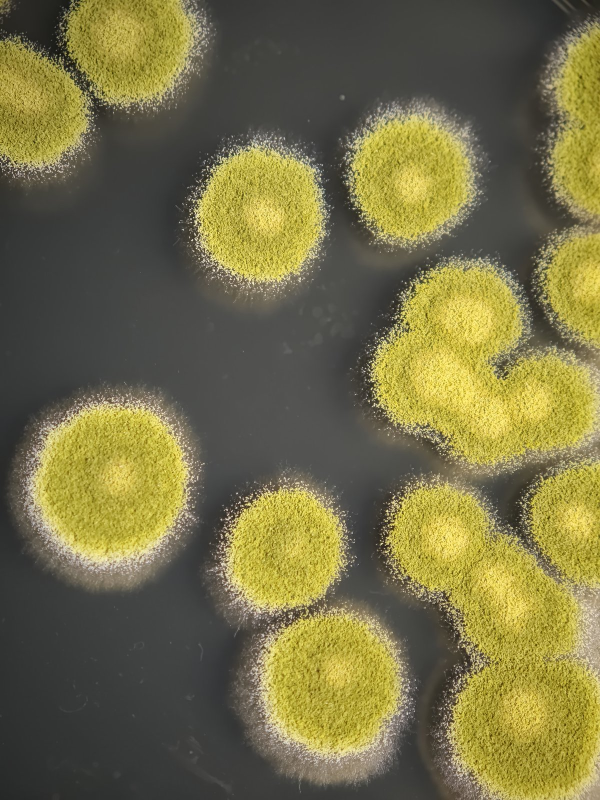
#> input picture test1/IMG_20251226_152105.jpg, 1200 x 1600 px (shown at 1/2 size)
$ python crop_plate_batch.py test1 out.png
#> lines starting #> are read from the running program, lines starting #| are printed output that depends on the picture; after the words box and inside, x2 and y2 are one past the last pixel; in counts of white or black regions, pixels touching at a corner belong together
#!/usr/bin/env python3
"""Batch-crop Petri dishes while preserving source pixels."""

from __future__ import annotations

import argparse
import csv
import random
from dataclasses import dataclass
from pathlib import Path

import cv2
import numpy as np
from PIL import Image, ImageFile


IMAGE_SUFFIXES = {".jpg", ".jpeg", ".png", ".bmp", ".tif", ".tiff"}


@dataclass(frozen=True)
class CircleCandidate:
    cx: float
    cy: float
    radius: float
    confidence: float
    method: str


@dataclass(frozen=True)
class CropDetection:
    cx: float
    cy: float
    radius: float
    x1: int
    y1: int
    x2: int
    y2: int
    confidence: float
    method: str
    needs_review: bool
    review_reasons: tuple[str, ...]


def _resize_for_detection(image: np.ndarray) -> tuple[np.ndarray, float]:
    height, width = image.shape[:2]
    scale = min(1.0, 800 / float(max(height, width)))
    if scale == 1.0:
        return image, scale
    resized = cv2.resize(
        image,
        (round(width * scale), round(height * scale)),
        interpolation=cv2.INTER_AREA,
    )
    return resized, scale


def _foreground_candidate(image: np.ndarray) -> CircleCandidate | None:
    height, width = image.shape[:2]
    patch = max(12, round(min(height, width) * 0.06))
    corners = np.concatenate(
        [
            image[:patch, :patch].reshape(-1, 3),
            image[:patch, -patch:].reshape(-1, 3),
            image[-patch:, :patch].reshape(-1, 3),
            image[-patch:, -patch:].reshape(-1, 3),
        ]
    ).astype(np.float32)
    background = np.median(corners, axis=0)
    difference = np.linalg.norm(image.astype(np.float32) - background, axis=2)
    difference = np.clip(difference, 0, 255).astype(np.uint8)
    blurred = cv2.GaussianBlur(difference, (9, 9), 0)
    _, mask = cv2.threshold(
        blurred, 0, 255, cv2.THRESH_BINARY + cv2.THRESH_OTSU
    )
    kernel_size = max(9, round(min(height, width) * 0.025))
    if kernel_size % 2 == 0:
        kernel_size += 1
    kernel = cv2.getStructuringElement(
        cv2.MORPH_ELLIPSE, (kernel_size, kernel_size)
    )
    mask = cv2.morphologyEx(mask, cv2.MORPH_CLOSE, kernel, iterations=2)
    mask = cv2.morphologyEx(mask, cv2.MORPH_OPEN, kernel, iterations=1)
    contours, _ = cv2.findContours(mask, cv2.RETR_EXTERNAL, cv2.CHAIN_APPROX_SIMPLE)

    image_area = float(height * width)
    candidates = []
    for contour in contours:
        area = float(cv2.contourArea(contour))
        if area < image_area * 0.12:
            continue
        (cx, cy), radius = cv2.minEnclosingCircle(contour)
        if not 0.22 <= radius / min(height, width) <= 0.62:
            continue
        perimeter = float(cv2.arcLength(contour, True))
        circularity = 0.0 if perimeter == 0 else 4.0 * np.pi * area / perimeter**2
        fill_ratio = area / max(np.pi * radius**2, 1.0)
        center_distance = np.hypot(cx - width / 2, cy - height / 2)
        center_score = max(0.0, 1.0 - center_distance / (0.7 * min(height, width)))
        confidence = float(
            np.clip(
                0.45 * min(1.0, fill_ratio / 0.72)
                + 0.30 * min(1.0, circularity / 0.72)
                + 0.25 * center_score,
                0.0,
                1.0,
            )
        )
        candidates.append(CircleCandidate(cx, cy, radius, confidence, "foreground"))
    return max(candidates, key=lambda item: item.confidence, default=None)


def _hough_candidate(image: np.ndarray) -> CircleCandidate | None:
    height, width = image.shape[:2]
    gray = cv2.medianBlur(cv2.cvtColor(image, cv2.COLOR_BGR2GRAY), 9)
    min_dimension = min(height, width)
    circles = cv2.HoughCircles(
        gray,
        cv2.HOUGH_GRADIENT,
        dp=1.2,
        minDist=min_dimension * 0.45,
        param1=120,
        param2=55,
        minRadius=round(min_dimension * 0.24),
        maxRadius=round(min_dimension * 0.58),
    )
    if circles is None:
        return None

    edges = cv2.Canny(gray, 60, 140)
    candidates = []
    for cx, cy, radius in circles[0]:
        angles = np.linspace(0, 2 * np.pi, 360, endpoint=False)
        xs = np.rint(cx + radius * np.cos(angles)).astype(int)
        ys = np.rint(cy + radius * np.sin(angles)).astype(int)
        valid = (xs >= 0) & (xs < width) & (ys >= 0) & (ys < height)
        if valid.mean() < 0.90:
            continue
        support = []
        for delta in (-3, 0, 3):
            sample_x = np.clip(xs[valid], 0, width - 1)
            sample_y = np.clip(ys[valid] + delta, 0, height - 1)
            support.append(edges[sample_y, sample_x] > 0)
        edge_support = np.logical_or.reduce(support).mean()
        center_distance = np.hypot(cx - width / 2, cy - height / 2)
        center_score = max(0.0, 1.0 - center_distance / (0.7 * min_dimension))
        confidence = float(
            np.clip(0.65 * edge_support / 0.18 + 0.35 * center_score, 0, 1)
        )
        candidates.append(CircleCandidate(cx, cy, radius, confidence, "hough"))
    return max(candidates, key=lambda item: item.confidence, default=None)


def detect_plate_circle(image: np.ndarray) -> CircleCandidate:
    if image is None or image.ndim != 3 or image.shape[2] != 3:
        raise ValueError("Expected a non-empty BGR color image")
    resized, scale = _resize_for_detection(image)
    foreground = _foreground_candidate(resized)
    hough = None if foreground and foreground.confidence >= 0.90 else _hough_candidate(resized)

    if foreground and hough:
        center_gap = np.hypot(foreground.cx - hough.cx, foreground.cy - hough.cy)
        radius_gap = abs(foreground.radius - hough.radius)
        agree = (
            center_gap <= 0.08 * min(resized.shape[:2])
            and radius_gap <= 0.10 * max(foreground.radius, hough.radius)
        )
        if agree:
            total = max(foreground.confidence + hough.confidence, 1e-6)
            selected = CircleCandidate(
                (foreground.cx * foreground.confidence + hough.cx * hough.confidence)
                / total,
                (foreground.cy * foreground.confidence + hough.cy * hough.confidence)
                / total,
                max(foreground.radius, hough.radius),
                min(1.0, 0.15 + 0.5 * (foreground.confidence + hough.confidence)),
                "foreground+hough",
            )
        else:
            best = max((foreground, hough), key=lambda item: item.confidence)
            selected = CircleCandidate(
                best.cx, best.cy, best.radius, best.confidence * 0.82, best.method
            )
    else:
        selected = foreground or hough
    if selected is None:
        raise ValueError("No plausible Petri dish circle detected")
    return CircleCandidate(
        selected.cx / scale,
        selected.cy / scale,
        selected.radius / scale,
        selected.confidence,
        selected.method,
    )


def crop_plate(
    image: np.ndarray,
    padding_ratio: float = 0.015,
    review_threshold: float = 0.65,
) -> tuple[np.ndarray, CropDetection]:
    if not 0.0 <= padding_ratio <= 0.20:
        raise ValueError("padding must be between 0 and 0.20")
    height, width = image.shape[:2]
    candidate = detect_plate_circle(image)
    radius = candidate.radius * (1.0 + padding_ratio)
    x1 = max(0, int(np.floor(candidate.cx - radius)))
    y1 = max(0, int(np.floor(candidate.cy - radius)))
    x2 = min(width, int(np.ceil(candidate.cx + radius)))
    y2 = min(height, int(np.ceil(candidate.cy + radius)))
    if x2 <= x1 or y2 <= y1:
        raise ValueError("Detected crop is empty")

    reasons = []
    if candidate.confidence < review_threshold:
        reasons.append("low_confidence")
    if x1 == 0 or y1 == 0 or x2 == width or y2 == height:
        reasons.append("plate_near_image_edge")
    if (x2 - x1) * (y2 - y1) / float(width * height) > 0.95:
        reasons.append("little_background_removed")
    detection = CropDetection(
        candidate.cx,
        candidate.cy,
        candidate.radius,
        x1,
        y1,
        x2,
        y2,
        candidate.confidence,
        candidate.method,
        bool(reasons),
        tuple(reasons),
    )
    return image[y1:y2, x1:x2].copy(), detection


def draw_crop_preview(image: np.ndarray, detection: CropDetection) -> np.ndarray:
    preview = image.copy()
    color = (0, 165, 255) if detection.needs_review else (40, 190, 40)
    thickness = max(3, round(min(image.shape[:2]) / 500))
    cv2.circle(
        preview,
        (round(detection.cx), round(detection.cy)),
        round(detection.radius),
        color,
        thickness,
    )
    cv2.rectangle(
        preview,
        (detection.x1, detection.y1),
        (detection.x2 - 1, detection.y2 - 1),
        color,
        thickness,
    )
    return preview


def read_image(path: Path) -> tuple[np.ndarray, str]:
    data = np.fromfile(path, dtype=np.uint8)
    image = cv2.imdecode(data, cv2.IMREAD_COLOR | cv2.IMREAD_IGNORE_ORIENTATION)
    if image is not None:
        return image, "opencv"
    ImageFile.LOAD_TRUNCATED_IMAGES = True
    try:
        with Image.open(path) as pil_image:
            rgb = np.asarray(pil_image.convert("RGB"))
    finally:
        ImageFile.LOAD_TRUNCATED_IMAGES = False
    return cv2.cvtColor(rgb, cv2.COLOR_RGB2BGR), "pillow_truncated_fallback"


def write_image(path: Path, image: np.ndarray, extension: str) -> None:
    success, encoded = cv2.imencode(extension, image)
    if not success:
        raise ValueError(f"OpenCV could not encode {extension}")
    path.parent.mkdir(parents=True, exist_ok=True)
    encoded.tofile(path)


def parse_args() -> argparse.Namespace:
    parser = argparse.ArgumentParser(description=__doc__)
    parser.add_argument("input_root", type=Path)
    parser.add_argument("output_root", type=Path)
    parser.add_argument("--padding", type=float, default=0.015)
    parser.add_argument("--review-threshold", type=float, default=0.65)
    parser.add_argument("--limit", type=int)
    parser.add_argument("--sample-size", type=int)
    parser.add_argument("--seed", type=int, default=42)
    parser.add_argument("--dry-run", action="store_true")
    parser.add_argument("--no-review-previews", action="store_true")
    parser.add_argument("--output-format", choices=("png", "jpg"), default="png")
    return parser.parse_args()


def main() -> None:
    args = parse_args()
    input_root = args.input_root.resolve()
    output_root = args.output_root.resolve()
    if input_root == output_root or input_root in output_root.parents:
        raise ValueError("Output root must be outside the input root")
    images = sorted(
        (
            path
            for path in input_root.rglob("*")
            if path.is_file() and path.suffix.lower() in IMAGE_SUFFIXES
        ),
        key=lambda path: str(path.relative_to(input_root)).lower(),
    )
    if args.limit is not None:
        images = images[: args.limit]
    if args.sample_size is not None:
        if args.sample_size <= 0:
            raise ValueError("sample-size must be positive")
        images = random.Random(args.seed).sample(
            images, min(args.sample_size, len(images))
        )
        images.sort(key=lambda path: str(path.relative_to(input_root)).lower())
    if not images:
        raise ValueError("No supported images found")

    output_root.mkdir(parents=True, exist_ok=True)
    preview_root = output_root / "_crop_review"
    records = []
    for index, source in enumerate(images, start=1):
        relative = source.relative_to(input_root)
        record = {"source": str(relative), "status": "failed"}
        try:
            image, decoder = read_image(source)
#> in read_image, image is the input picture: shape (1600, 1200, 3); mean B, G, R 71.4, 113.4, 119.5
#> decoder = 'opencv'
            cropped, detection = crop_plate(
                image,
                padding_ratio=args.padding,
                review_threshold=args.review_threshold,
            )
#> in _resize_for_detection, `resized = cv2.resize( image, (round(width * scale), round(height * sca..`:
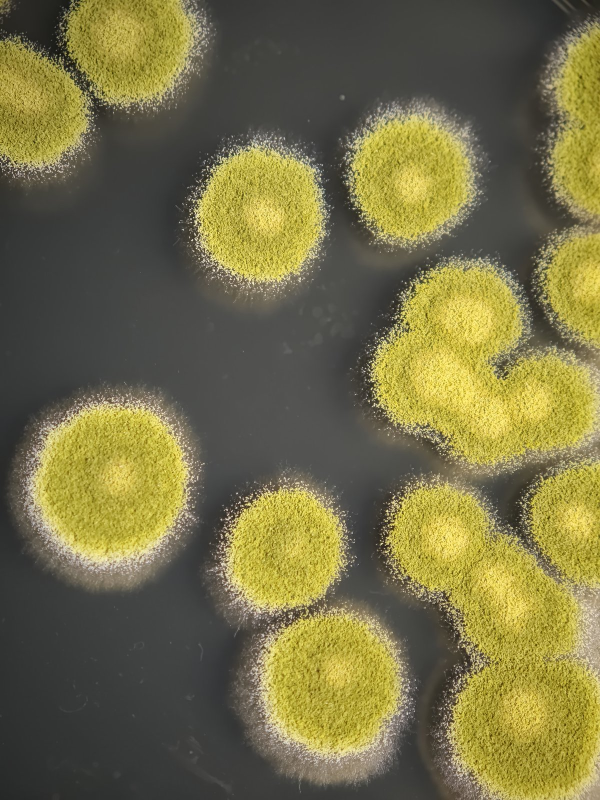
#> resized: shape (800, 600, 3); mean B, G, R 71.5, 113.5, 119.6
#> in detect_plate_circle, `resized, scale = _resize_for_detection(image)`: scale = 0.5
#> in _foreground_candidate, `background = np.median(corners, axis=0)`: background = [44, 47, 47]
#> in _foreground_candidate, `difference = np.linalg.norm(image.astype(np.float32) - background, axi..`:
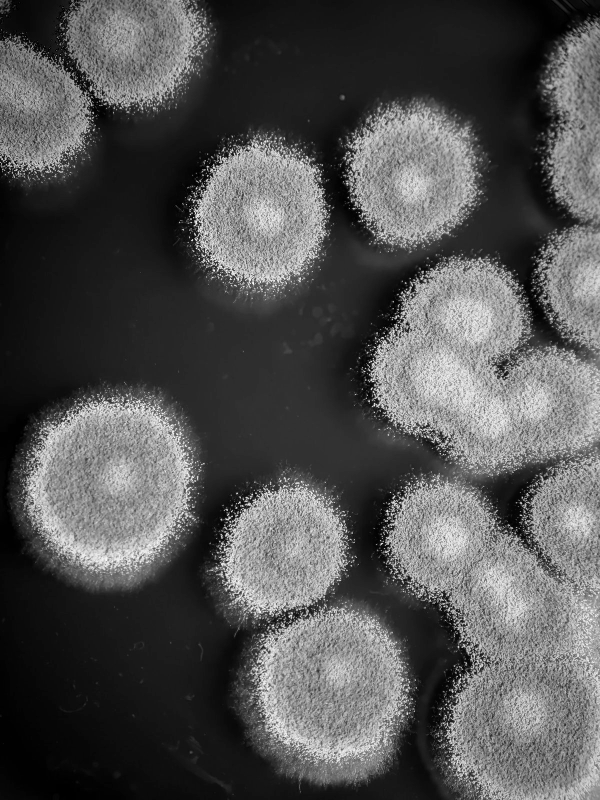
#> difference: shape (800, 600) float32; min 1, max 320, mean 105.1; drawn with min black and max white
#> in _foreground_candidate, `difference = np.clip(difference, 0, 255).astype(np.uint8)`:
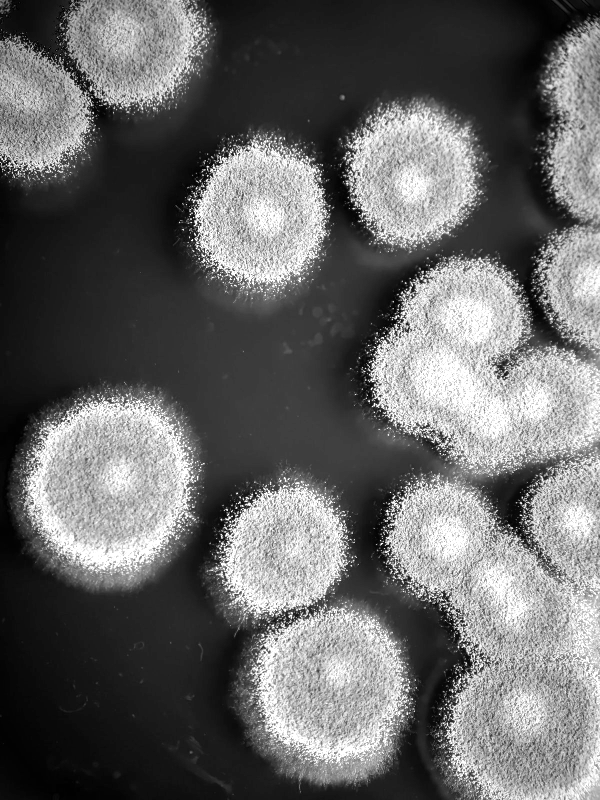
#> difference: shape (800, 600); min 1, max 255, mean 104.2
#> in _foreground_candidate, `blurred = cv2.GaussianBlur(difference, (9, 9), 0)`:
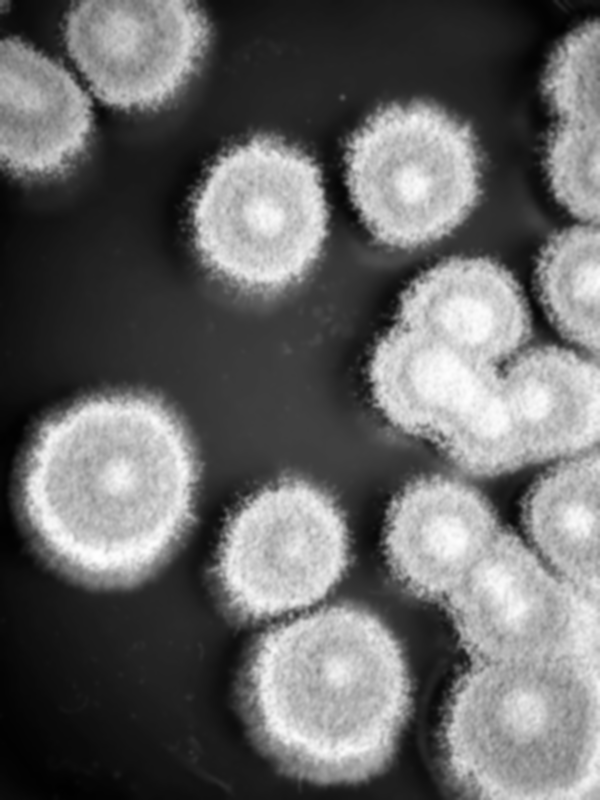
#> blurred: shape (800, 600); min 1, max 254, mean 104.2
#> in _foreground_candidate, `_, mask = cv2.threshold( blurred, 0, 255, cv2.THRESH_BINARY + cv2.THRE..`:
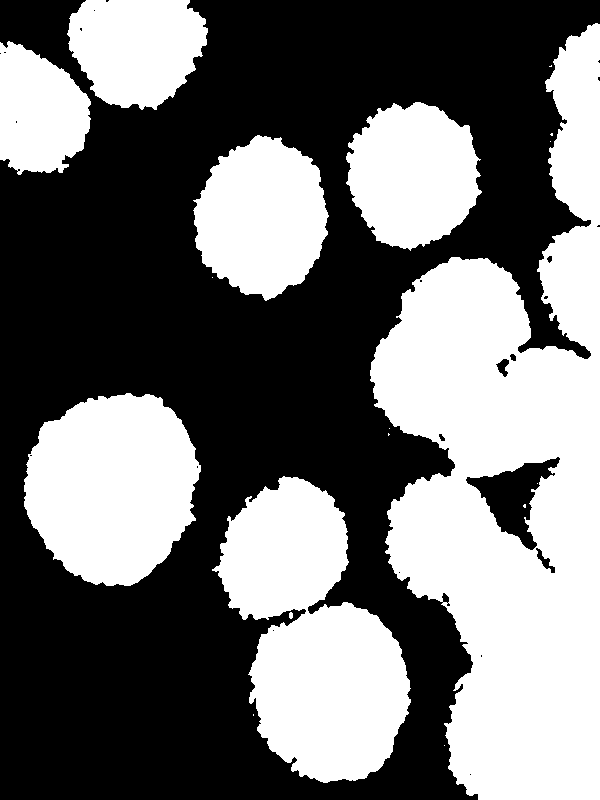
#> mask: shape (800, 600); 44.5% white; 18 white regions (10 under 20 px), largest, box (x1, y1, x2, y2) and area: (370, 23, 600, 800) 99503, (212, 476, 411, 783) 35883, (24, 393, 201, 586) 25860
#> in _foreground_candidate, `mask = cv2.morphologyEx(mask, cv2.MORPH_CLOSE, kernel, iterations=2)`: mask: shape (800, 600); 46.8% white; 4 white regions, box (x1, y1, x2, y2) and area: (193, 23, 600, 800) 138530, (212, 476, 411, 783) 37492, (24, 393, 201, 586) 26139, (0, 0, 208, 175) 22419
#> in _foreground_candidate, `mask = cv2.morphologyEx(mask, cv2.MORPH_OPEN, kernel, iterations=1)`:
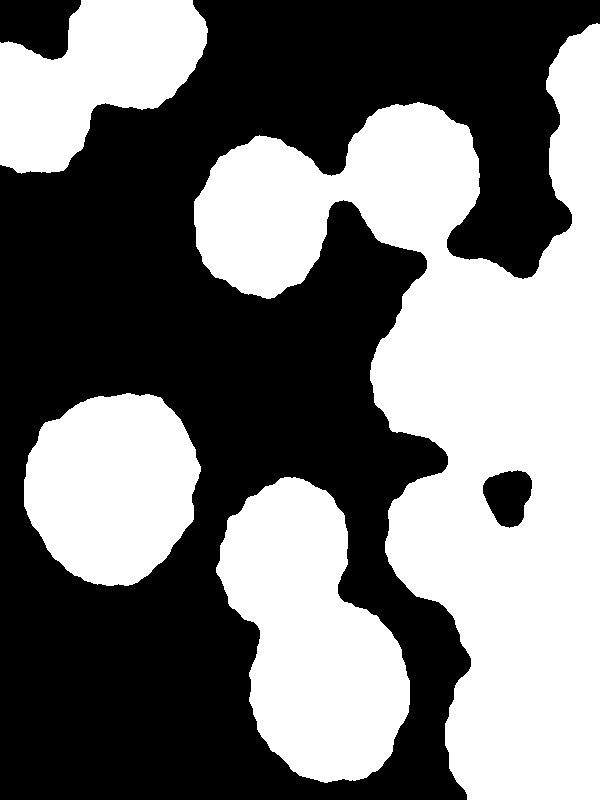
#> mask: shape (800, 600); 46.7% white; 4 white regions
#> in _foreground_candidate, `contours, _ = cv2.findContours(mask, cv2.RETR_EXTERNAL, cv2.CHAIN_APPR..`: contours = 4 contours; box (x1, y1, x2, y2) and area: (194, 23, 600, 800) 139018, (216, 477, 410, 783) 37046, (24, 393, 201, 586) 25843, (0, 0, 208, 174) 22044
#> the loop in _foreground_candidate, `for contour in contours:` made 4 passes
#> area on passes 1, 2, 4: 37046.5, 25843, 22044
#> (area, cx, cy, radius) on pass 3: (139018.5, 521.7, 411.2, 395.4)
#> after the loop in _foreground_candidate, `for contour in contours:`: candidates = []
#> in _hough_candidate, `gray = cv2.medianBlur(cv2.cvtColor(image, cv2.COLOR_BGR2GRAY), 9)`:
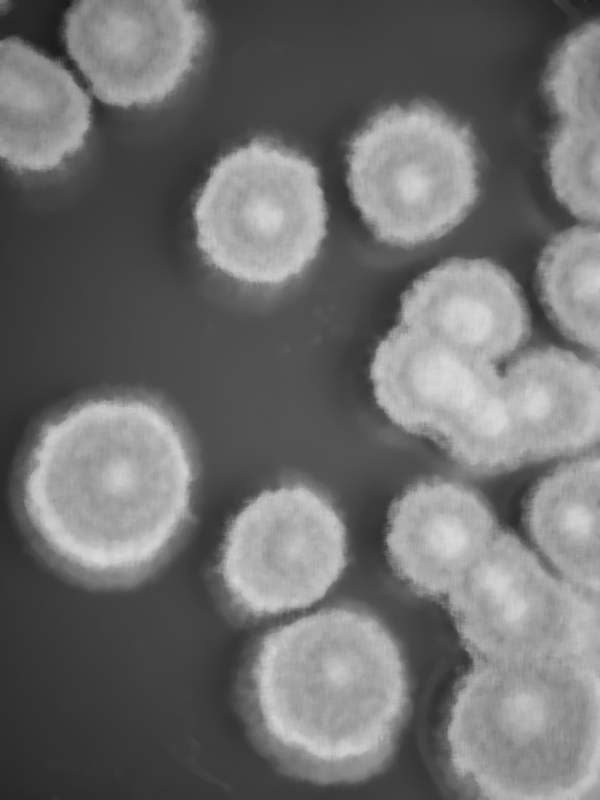
#> gray: shape (800, 600); min 28, max 219, mean 110.6
#> in _hough_candidate, `circles = cv2.HoughCircles( gray, cv2.HOUGH_GRADIENT, dp=1.2, minDist=..`: circles = None
            output_relative = relative.with_suffix(f".{args.output_format}")
            destination = output_root / output_relative
            if not args.dry_run:
                write_image(destination, cropped, f".{args.output_format}")
            review_reasons = list(detection.review_reasons)
            if decoder != "opencv":
                review_reasons.append(decoder)
            needs_review = bool(review_reasons)
            record.update(
                {
                    "output": str(output_relative),
                    "status": "review" if needs_review else "ok",
                    "method": detection.method,
                    "decoder": decoder,
                    "confidence": f"{detection.confidence:.4f}",
                    "original_width": image.shape[1],
                    "original_height": image.shape[0],
                    "crop_x1": detection.x1,
                    "crop_y1": detection.y1,
                    "crop_x2": detection.x2,
                    "crop_y2": detection.y2,
                    "output_width": cropped.shape[1],
                    "output_height": cropped.shape[0],
                    "review_reasons": "|".join(review_reasons),
                }
            )
            if needs_review and not args.no_review_previews:
                preview = draw_crop_preview(image, detection)
                write_image((preview_root / relative).with_suffix(".jpg"), preview, ".jpg")
        except Exception as exc:
            record["error"] = f"{type(exc).__name__}: {exc}"
        records.append(record)
        if index % 25 == 0 or index == len(images):
            print(f"Processed {index}/{len(images)}")

    fields = [
        "source",
        "output",
        "status",
        "method",
        "decoder",
        "confidence",
        "original_width",
        "original_height",
        "crop_x1",
        "crop_y1",
        "crop_x2",
        "crop_y2",
        "output_width",
        "output_height",
        "review_reasons",
        "error",
    ]
    with (output_root / "crop_manifest.csv").open(
        "w", encoding="utf-8-sig", newline=""
    ) as handle:
        writer = csv.DictWriter(handle, fieldnames=fields, extrasaction="ignore")
        writer.writeheader()
        writer.writerows(records)
    counts = {
        status: sum(record["status"] == status for record in records)
        for status in ("ok", "review", "failed")
    }
    print(f"Completed: {counts}")
    print(f"Manifest: {output_root / 'crop_manifest.csv'}")


if __name__ == "__main__":
    main()
